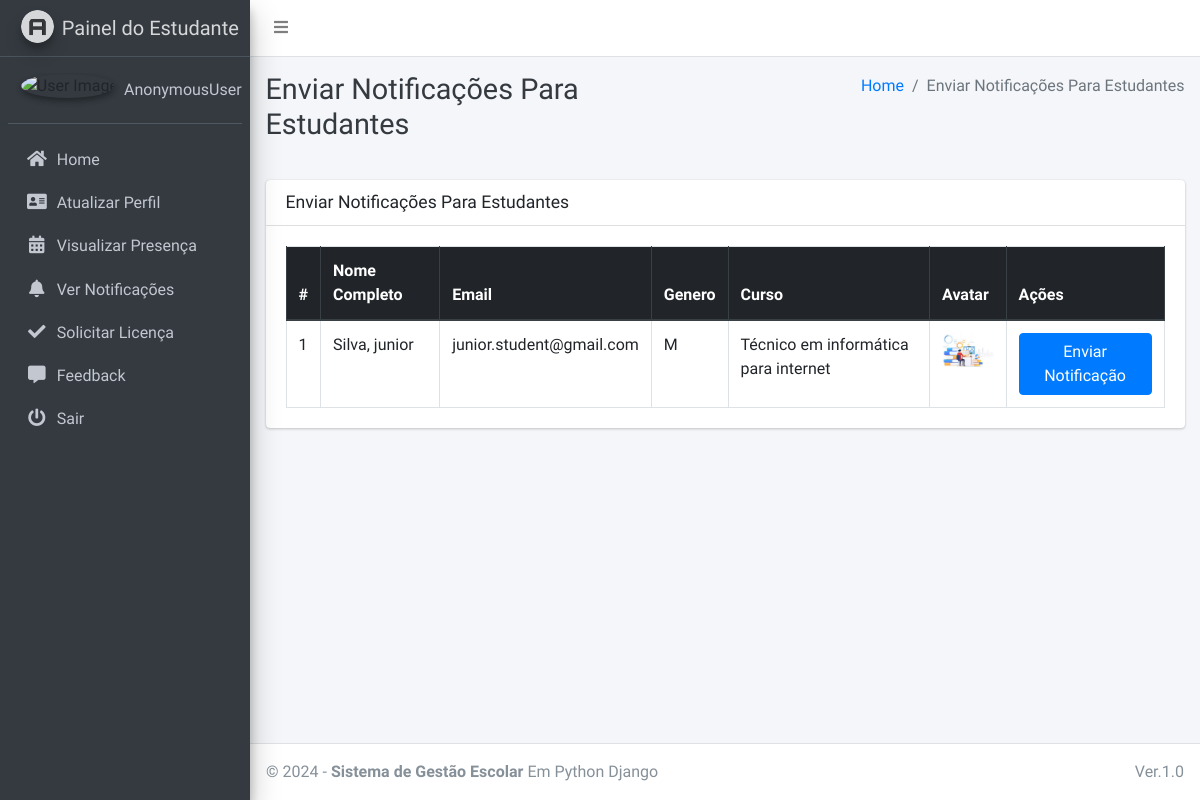
/admin_notify_student, run on the app's committed database.
### main_app/models.py (models this page shows, shortened)
class CustomUser(AbstractUser):
    USER_TYPE = ((1, "HOD"), (2, "Staff"), (3, "Student"))
    GENDER = [("M", "Male"), ("F", "Female")]
    username = None  # Removed username, using email instead
    email = models.EmailField(unique=True)
    user_type = models.CharField(default=1, choices=USER_TYPE, max_length=1)
    gender = models.CharField(max_length=1, choices=GENDER)
    profile_pic = models.ImageField()
    address = models.TextField()
    fcm_token = models.TextField(default="")  # For firebase notifications
    created_at = models.DateTimeField(auto_now_add=True)
    updated_at = models.DateTimeField(auto_now=True)
    USERNAME_FIELD = "email"
    REQUIRED_FIELDS = []
    objects = CustomUserManager()

class Student(models.Model):
    admin = models.OneToOneField(CustomUser, on_delete=models.CASCADE)
    course = models.ForeignKey(Course, on_delete=models.DO_NOTHING, null=True, blank=False)
    session = models.ForeignKey(Session, on_delete=models.DO_NOTHING, null=True)

class Course(models.Model):
    name = models.CharField(max_length=120)
    created_at = models.DateTimeField(auto_now_add=True)
    updated_at = models.DateTimeField(auto_now=True)

### main_app/hod_views.py (the view)
# urls.py: path("admin_notify_student", hod_views.admin_notify_student,
def admin_notify_student(request):
    student = CustomUser.objects.filter(user_type=3)
    context = {
        'page_title': "Enviar Notificações Para Estudantes",
        'students': student
    }
    return render(request, "hod_template/student_notification.html", context)

### main_app/templates/hod_template/student_notification.html (shortened to what this page needs)
{% extends 'main_app/base.html' %}
{% load static %}
{% block page_title %}{{page_title}}{% endblock page_title %}
{% block content %}
<section class="content">
    <div class="container-fluid">
        <div class="row">
            <div class="col-md-12">
                <div class="card">
                    <div class="card-header">
                        <h3 class="card-title">{{page_title}}</h3>
                    </div>
                    <div class="card-body">
                        <table id="example2" class="table table-bordered table-hover">
                            <thead class="thead-dark">
                                <tr>
                                    <th>#</th>
                                    <th>Nome Completo</th>
                                    <th>Email</th>
                                    <th>Genero</th>
                                    <th>Curso</th>
                                    <th>Avatar</th>
                                    <th>Ações</th>
                                </tr>
                            </thead>
                            <tbody>
                                {% for student in students %}
                                <tr>
                                    <td>{{ forloop.counter }}</td>
                                    <td>{{student.last_name}}, {{student.first_name}}</td>
                                    <td>{{student.email}}</td>
                                    <td>{{student.gender}}</td>
                                    <td>{{student.student.course.name}}</td>
                                    <td>
                                        {% if student.profile_pic == ""  %}
                                        No Image
                                        {% else %}
                                        <img class="img img-fluid mb-2" height="56" width="56"
                                            src="{{student.profile_pic}}" alt="">
                                        {% endif %}
                                    </td>
                                    <td><button data-toggle = "modal" data-target = "#myModal"class="btn btn-primary show_notification" value="{{student.id}}">Enviar Notificação</button>
                                    </td>
                                </tr>
                                {% endfor %}
                            </tbody>
                        </table>
                    </div>
                </div>
            </div>
        </div>
    </div>
</section>
{% endblock content %}

### data on the page
CustomUser: last_name "Silva", first_name "junior", email "junior.student@gmail.com", gender "M", student.course.name "Técnico em informática para internet", profile_pic (picture)

### other printed values
{{ user }} "AnonymousUser"
{{ page_title }} "Enviar Notificações Para Estudantes"
